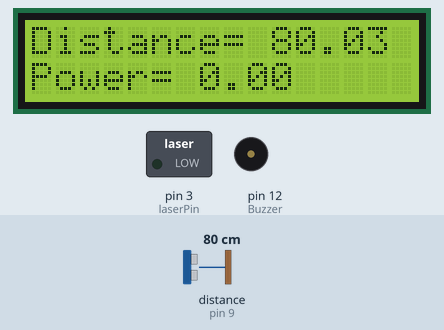
Simulated run of this sketch. Board: Arduino Uno, built with avr-gcc and run on an emulated ATmega328P. Parts: 16×2 character LCD, switched loads named in the sketch (green lamp = pin HIGH), buzzer (waves = sounding). Wiring (inferred from the names in the program): ultrasonic range finder: trigger pin 8; echo pin 9. The inputs (shaded band) are chosen by the test bench; at power-on: distance to the obstacle (sensor on pin 9) 80 cm. The echo pulse lasts 58.3 µs per cm; pins used as bus, display or sensor lines are not drawn; what the sketch prints to the serial monitor is not drawn.

Above: at 1.2 s.
1.3 s: distance to the obstacle (sensor on pin 9) set to 33 cm
At 1.67 s:
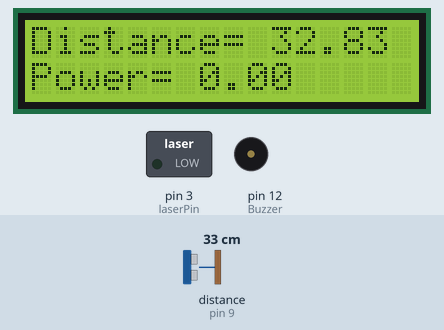
3.8 s: distance to the obstacle (sensor on pin 9) set to 28 cm
At 4.9 s:
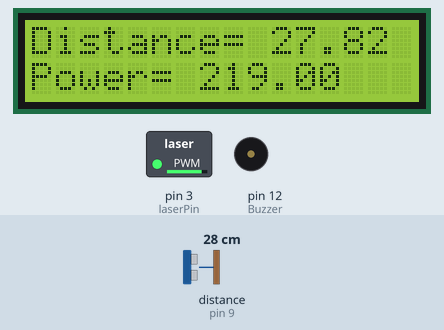
5.9 s: distance to the obstacle (sensor on pin 9) set to 4 cm
At 6.78 s:
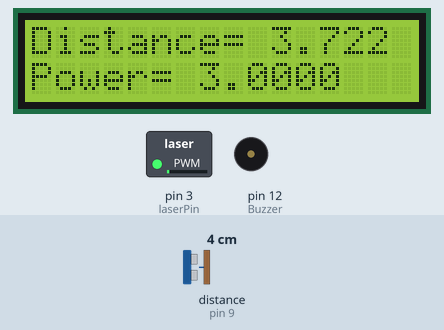
8.5 s: distance to the obstacle (sensor on pin 9) set to 18 cm
At 9.28 s:
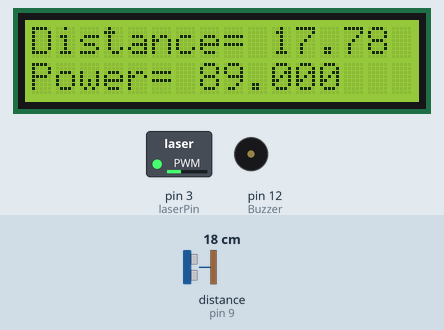
Timing chart, 0 to 11.5 s (numbered marks = the images above; inputs shaded):
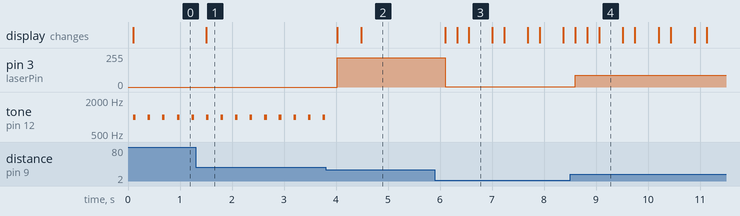

The sketch:

Task3.ino
```cpp
#include <LiquidCrystal_I2C.h>
#include <Wire.h>

#define laserPin 3
#define trigPin 8
#define echoPin 9
#define Buzzer 12

const float targetedIntensity = 0.4420970641;  // targeted Intensity in (microWatt/cm^2)
const float minDistance = 2.0;
const float maxDistance = 30.0;
const float soundSpeed = 344.5;  // Speed of sound in cm/s

LiquidCrystal_I2C lcd(0x27, 16, 2);

void setup() {
  pinMode(Buzzer, OUTPUT);
  pinMode(laserPin, OUTPUT);
  pinMode(trigPin, OUTPUT);
  pinMode(echoPin, INPUT);

  Serial.begin(9600);
  lcd.init();
  lcd.backlight();
}

void loop() {
  float distance = calcDistance();
  Serial.print("Distance= ");
  Serial.println(distance);
  lcd.setCursor(0,0);
  lcd.print("Distance= ");
  lcd.print(distance);

  float power = calcPower(distance);
  Serial.print("Power= ");
  Serial.println(power);
  lcd.setCursor(0,1);
  lcd.print("Power= ");
  lcd.print(power);

  analogWrite(laserPin, round(power));

  // Simplify buzzer logic
  if(distance <= minDistance || distance >= maxDistance) {
    tone(Buzzer, 1000);  // Play a tone
    delay(50);
    noTone(Buzzer);      // Stop the tone
  }

  delay(200);
}

float calcDistance() {
  digitalWrite(trigPin, LOW);
  delayMicroseconds(2);
  digitalWrite(trigPin, HIGH);
  delayMicroseconds(10);
  digitalWrite(trigPin, LOW);

  double duration = pulseIn(echoPin, HIGH);  // microseconds
  float distance = duration * (1e-4) * soundSpeed * 0.5;

  return distance;
}

float calcPower(float distance) {
  if (distance >= minDistance && distance <= maxDistance) {
    float power = targetedIntensity * 4 * PI * (distance * distance);  // power in microWatt
    return map(power, 0, 5000, 0, 255);  // Map power to PWM range
  }
  return 0;  // Return 0 if out of range
}
```

Measured:
- the behaviour switches between 31 and 30 cm on distance to the obstacle (sensor on pin 9) (found by bisection; images 1 and 2)
- after the input at 1.3 s, the display: changes after 0.21 s (image 1)
- after the input at 3.8 s, pin 3 (laserPin): 0/255 → 218/255 after 0.22 s, → 219/255 0.46 s later; tone on pin 12 (Buzzer): stops changing and stays silent; the display: first changes after 0.22 s (image 2 shows a later state)
- after the input at 5.9 s, pin 3 (laserPin): 219/255 → 3/255 after 0.20 s; the display: changes after 0.20 s (image 3)
- after the input at 8.5 s, pin 3 (laserPin): 3/255 → 89/255 after 0.10 s; the display: changes after 0.10 s (image 4)
- by itself, tone on pin 12 (Buzzer): alternates 1000 Hz for 0.05 s and silent for 0.23 s
- what the display in image 3 shows lasts 0.4 s, from 6.6 s to 7.0 s
